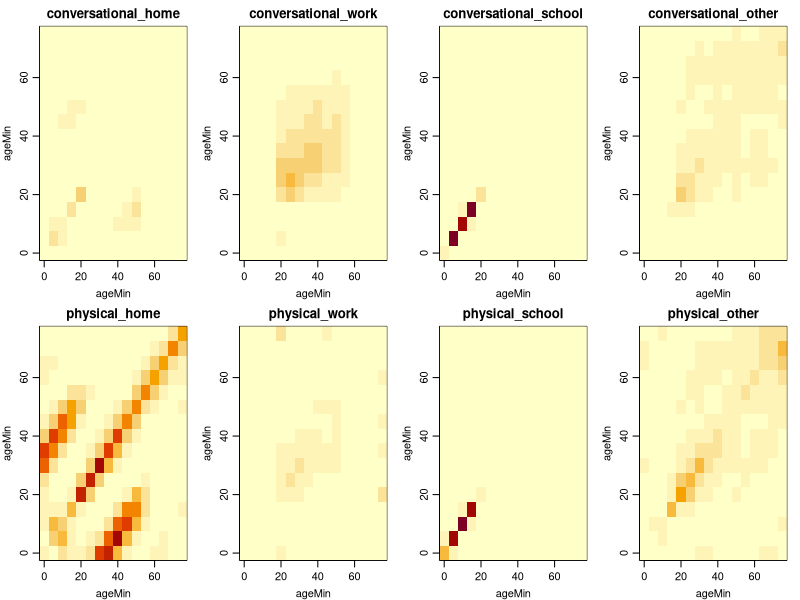

Generate this figure with R:
## Gruppering og konvertering af kontaktrater
#setwd(<location of file>)
library(data.table)
# Population data is downloaded from: mortality.org To have comparable data for UK and DK
popDK <- fread("Pop_DK_2017.txt", skip=2)
popDK
popUK <- fread("Pop_UK_2017.txt", skip=2)


library(openxlsx)
# Credit for this data from the BBC Pandemic:
# https://doi.org/10.1101/2020.02.16.20023754
CTypes <- getSheetNames("BBC_matrices_reciprocal_filled.xlsx")[1:8]
tmp <- read.xlsx("BBC_matrices_reciprocal_filled.xlsx", rowNames = TRUE, sheet = CTypes[1])

listCT <- list()
for (type in CTypes){
  listCT[[type]] <- read.xlsx("BBC_matrices_reciprocal_filled.xlsx", rowNames = TRUE, sheet = type)
}

rn <- rownames(tmp)
lower.breaks <- as.numeric(sapply(strsplit(rn,"[-+]"), function(x)x[[1]]))
popDK[,Age:=as.numeric(substr(Age,1,3))]
popUK[,Age:=as.numeric(substr(Age,1,3))]

pop <- rbind(popDK[,Country:="DK"], popUK[,Country:="UK"])

pop[,AG1:=lower.breaks[rowSums(outer(Age, lower.breaks,">="))]]

popCont <- pop[,.(Total=sum(Total)), keyby=.(Country,AG1)][,Popu:=sum(Total),by=Country]
popCont[,AG1p:=Total/Popu]

propUK <- popCont[Country=="UK",AG1p]
propDK <- popCont[Country=="DK",AG1p]

######################### ##
merge.contacts <- function(groups, lower.breaks, prop, m, make.symmetric=TRUE){ 
  # Groups: liste med vektorer for hver ønsket gruppe
  # lower.breaks: Vektor med nedre ende af alle intervaller - det sidste er åbent til uendelig alder ;-)
  # prop: fordeling af population på aldersgrupper
  # m: antal kontakter per individ per dag (afsender i kolonner og modtager i rækker)
  # make.symmertric: Hvis TRUE laves T symmetrisk inden der grupperes og transformeres tilbage
  
  # Først omregnes til antal kontakter i original skala:
  cont <- as.matrix(m)*rep(prop, each=length(prop))
  if (make.symmetric)  
    cont <- (cont + t(cont))/2
  
  ## Nye gruppenavne  
  rn <- sapply(groups,function(x)lower.breaks[x[1]])  
  dimNames <- paste0(rn, "-",c(rn[-1]-1,""))
  
  ng <- length(groups)
  gc <- matrix(NA, ng, ng)
  gp <- numeric(ng)
  for (i in 1:ng){
    gp[i] <- sum(prop[groups[[i]]])
    for (j in 1:ng){
      gc[i,j] <- sum(cont[groups[[i]], groups[[j]]])
    }
  }
  mgc <- gc/rep(gp, each=length(gp))
  dimnames(mgc) <- list(dimNames, dimNames)
  names(gp) <- dimNames
  return(list(m=mgc, prop=gp)) # Kontakter og andel af population i hver gruppe
}


## Version 2 med vægte på polymod ####
# use polymod data for 0-4x5-0
polymod_all <- matrix(c(1.92, 0.65,0.95,6.64), nrow = 2, byrow = TRUE) *0.25   ## Ganget med 0.25 fordi PolyMod i 10-14 og 15-19 er på samme niveau som 5-9
polymod_phys <- matrix(c(1.49, 0.59, 0.74, 3.82), nrow = 2, byrow = TRUE) *0.25
polymod_con <-  polymod_all-polymod_phys

## Først samtaler: Der normeres, så 5-9 årige har samme antal samtaler som 10-19 årige
#ch
(ch <- merge.contacts(groups = list(1,2,3:4,5:6),lower.breaks = c(0,5,10,13,15,18), prop = propUK[1:6], m = listCT[[1]][1:6,1:6], make.symmetric = TRUE))
listCT[[1]][1:2,1:2] <- polymod_con/polymod_con[2,2]*mean(diag(ch$m)[3:4])
#cs
(cs <- merge.contacts(groups = list(1,2,3:4,5:6),lower.breaks = c(0,5,10,13,15,18), prop = propUK[1:6], m = listCT[[3]][1:6,1:6], make.symmetric = TRUE))
listCT[[3]][1:2,1:2] <- polymod_con/polymod_con[2,2]*mean(diag(cs$m)[3:4])

## Dernæst de fysisk kontakter
#ph
(ph <- merge.contacts(groups = list(1,2,3:4,5:6),lower.breaks = c(0,5,10,13,15,18), prop = propUK[1:6], m = listCT[[5]][1:6,1:6], make.symmetric = TRUE))
listCT[[5]][1:2,1:2] <- polymod_phys/polymod_phys[2,2]*mean(diag(ph$m)[3:4])
#ps
(ps <- merge.contacts(groups = list(1,2,3:4,5:6),lower.breaks = c(0,5,10,13,15,18), prop = propUK[1:6], m = listCT[[7]][1:6,1:6], make.symmetric = TRUE))
listCT[[7]][1:2,1:2] <- polymod_phys/polymod_phys[2,2]*mean(diag(ps$m)[3:4])



########################### ##
## Kigger på aldersmønstre i kontakttyper
# groups <- list(1,2, 3:4,5:6 ,7:9, 10:11, 12:13, 14:15, 16:17, 18:19) # Angiv grupper baseret på lower breaks
# Split hvert fem år
groups5yr <- list(1,2,3:4,5:6 ,7:8,9, 10,11, 12,13, 14,15, 16,17, 18,19) # Angiv grupper baseret på lower breaks

listTypes <- list()
for (i in names(listCT)){
  listTypes[[i]] <- merge.contacts(groups = groups5yr, lower.breaks = lower.breaks, prop = propDK, m = listCT[[i]] )
}
ageMin <- c((0:15)*5)

## Plot kontakt matricer ####
# outfolder <- "~/proj/Corona/kontaktrater/"
# png(file=paste0(outfolder,"BBC_kontaktmatricer_5yr_0.2conv.png"), width=2000, height=1000, pointsize = 30)
# ageMin <- (0:15)*5
par(mfrow=c(2,4), mar=c(3,3,2,1), mgp=c(2, 0.7,0))
zmax <- max(sapply(listTypes,function(x)max(x$m))*rep(c(0.2,1), each=4))
for (i in 1:length(listTypes)){
  image(ageMin,ageMin,listTypes[[i]]$m*ifelse(i<=4,0.2,1), main=names(listTypes)[i], zlim=c(0,zmax))
}
# dev.off()



## Plan: Skalere til symmetri og derefter reducere  og re-skalere ###

## Counts for all og samlet i fire ####
#cont <- as.matrix(m)*rep(prop, each=length(prop))
nAgeGr <- length(listTypes[[1]]$prop)
listCounts<- list()
for (i in names(listTypes)){
  listCounts[[i]] <- listTypes[[i]]$m*rep(listTypes[[i]]$prop, each=nAgeGr)
}

weightConversational <- 0.2
names(listCounts)
counts4<- list()
counts4$home <- listCounts$conversational_home * weightConversational + listCounts$physical_home
counts4$work <- listCounts$conversational_work * weightConversational + listCounts$physical_work
counts4$school <- listCounts$conversational_school * weightConversational + listCounts$physical_school
counts4$other <- listCounts$conversational_other * weightConversational + listCounts$physical_other
prop <- listTypes[[1]]$prop


############################## #
#### End of initializing ##

## Generate symmetric weight matrix based on diagonal. 
## Ensures that you can add so that when the diagonal is one then the rest is as well
##   it is done by adding contacts to and from a given age group to those that are younger (In Danish this could be labelled as "sildebensparket")
genWeight <- function(dw){
  n <- length(dw)
  if (n==1) return(dw)
  w <- diag(dw)
  for (i in 1:n){
    w[i,(1:i)] <- w[(1:i),i] <- dw[i]
  }
  return(w)
}

############################## #
## Structure for activities ####
# Further details can be found in the reports.
# All activites are handled in 5 year age groups

#Template: listAkt[[]] <- list(AktName = "", home = , work = ,school = , other=)
listAkt <- list()
arbStyrk <- 3348000 # Opdateret 16/5, var 5180000

################################## #
# Tiden fra d. 11/3 til 14/4:
listAkt[["ned"]] <- list(AktName = "Nedlukning d. 11/3", home = 0.45, work = genWeight( rep(c(0.45, 1), c(13,3)) ) ,
                         school = 0, other=genWeight( rep(c(0.2,0.1), c(14,2)) ) )

################################## #
## Tiltag i fase 1: fra d. 15/4 ####
# 5800 ansatte ud af 17000 er mødt fysisk på gym+EUD -- KILDE?
listAkt[["UngUdd.f1"]] <- list(AktName = "UngUdd til eksamen", 
                               home = 0, 
                               work = genWeight( rep(c(0,5800/arbStyrk,0),c(5,8,3)) ), # Kilde: BUVM
                               school = genWeight(rep(c(0,0.16,0.04,0),c(3, 1,9,3))) , # 80% af årgang
                               other=genWeight(rep(c(0,0.1,0),c(3, 1,12))))  

# FM forventer at 13500 går i arbejde. Kunder håndteres som 0.025 i other
listAkt[["LibErv"]] <- list( AktName = "Liberale erhverv", 
                             home = 0, 
                             work = genWeight( rep(c(13500/arbStyrk,0),c(13,3)) ), # Kilde: FM
                             school = 0, 
                             other = 0.025)

listAkt[["Praksis"]] <- list( AktName = "Praksis sektoren", 
                              home = 0,
                              work = genWeight( rep(c(33000*0.8/arbStyrk,0),c(13,3)) ), 
                              school = 0, 
                              other = 0.025)

# Domstole 5000 personer + 7900 på udvalgte videregående uddannelser jf UFM. (7900 tilføjet 2020-05-12)
listAkt[["Domstole"]] <- list(AktName = "Domstole og videregående udd.", 
                              home = 0, 
                              work = genWeight( rep(c((5000+7900)/arbStyrk,0),c(13,3)) ),
                              school = 0, 
                              other=0)

listAkt[["PrivArb.f1"]] <- list(AktName = "Privat arbejdsmarked efter påske", 
                                home =0 ,
                                work = genWeight( rep(c(0.12,0),c(13,3)) ) ,  # Trafik Google 60% i arbejde OK med +0.15 Kilde: FM
                                school = 0, 
                                other=0)

# Alle børn til og med 11 år. +0.05 i other for 10-14-årige
# 71341 lærer på arbejde (ud af 102502) 
# Antager, at det giver +0.05 home kontakter
listAkt[["DagInstSkole.f1"]] <- list(AktName = "Daginstitutioner og skole 0.-5. kl.", 
                                     home = 0.05, 
                                     work = genWeight( rep(c(0,71341/arbStyrk,0),c(5,8,3)) ),
                                     school =  genWeight(c(1,1,0.4,0,rep(0.6,9),0,0,0)), 
                                     other=genWeight(rep(c(0,0.05,0),c(2,1,13))))

################################## #
## Tiltag, som undersøges i fase 2 ####
# Normalt 450000 nu 150000 kunder per dag.
# 60000 (Kilde: FM)
listAkt[["Detail"]] <- list(AktName = "Detailhandel: Storcentre og stormagasiner", 
                            home = 0, 
                            work = genWeight( rep(c(60000/arbStyrk,0),c(13,3)) ),
                            school =0 , 
                            other= 0.05)

# Professionel idræt (3000), biblioteker (kun lån) (BIB7: 3500 ansatte på folkebiblioteker), offentlig sektor AT mf 5000 ÅV i alt
# Zoo 2000 ansatte og 4500000 årlige besøgene ~ 3 timer per dansker per år ~ 0.5 min/dag = 0.002 i other (Dette blev brugt d. 6/5, men i genberegningen var det kun kørende)
# Opdateret 2020-05-12 til kun adgang med biler så 340 ansatte (KM) og ingen i other:
listAkt[["Anden.f2"]] <- list(AktName = "Prof idræt + biblioteker + 5000 offentligt ansatte",
                              home = 0, 
                              work = genWeight( rep(c((3000+3500+5000+340)/arbStyrk,0),c(13,3)) ) ,
                              school = 0, 
                              other=0)
# Skoler
# 9.-10. er ca 1,5 årgang, hvoraf 0,5 årgang er på efterskole
#  lærer på arbejde, må være resten: 102502-71341 = 31161
# Home + 0.05
listAkt[["6.-10.kl"]] <- list(AktName = "6.-10. klasse samt klubtilbud", 
                              home = 0.05, 
                              work = genWeight( rep(c(0,31161/arbStyrk,0),c(5,8,3)) ), # OBS
                              school = genWeight(c(0,0,0.6,0.2,rep(0.212,9),0,0,0)), 
                              other= genWeight(rep(c(0,0.1,0.03,0), c(2,1,1,12))) )
# 1/4 af lærerne ift 6.-10. klasse
listAkt[["9.-10.kl"]] <- list(AktName = "9.-10. klasse samt klubtilbud", 
                              home = 0.05, 
                              work = genWeight( rep(c(0,31161/4/arbStyrk,0),c(5,8,3)) ), 
                              school = genWeight(c(0,0,0,0.2,rep(0.05,9),0,0,0)), 
                              other=genWeight(rep(c(0,0.03,0), c(3,1,12))) )

listAkt[["Efterskoler"]] <- list(AktName = "Efterskoler - skoledel", 
                                 home = 0, 
                                 work = genWeight(rep(c(5000/arbStyrk,0),c(13,3))),
                                 school = genWeight(c(0,0,0,0.1,rep(0.028,9),0,0,0)), 
                                 other=genWeight(rep(c(0,0.03,0), c(3,1,12))) )

# Restaurant og cafe
# Ref. HORESTA publikation "danskernes udespisevaner i 2019"
c(109, 136, 101, 98, 62,33)* (c(0.27, 0.26, 0.26, 0.31, 0.4, 0.55)+0.1)  # Antal * <andel cafe+restaurant> for [12-19, 20-29, 30-39, 40-49, 50-64, 65-]
# UPDATE 20200512: +0.1 svarer til værtshuse + cocktailbarer + lidt fastfood.
tmp <- c(10, 20, 30, 40,  49, 49, 36,36, 40,40, 31,31,31 , 21,21,21) # Antaget for de unge, som ikke fremgår af publikation fra HORESTA.
# Gennemsnit 1/2 besøg per uge ~ 30min per uge ~ 5min per dag svarende til 2% af tiden i 'other' *2 pga højere antal kontakter/tid
tmp2 <- tmp/mean(tmp)*0.04*0.7  #0.7 pga 70% aktivitet
# Ved ~70% aktivitet
# 40.000 forventes at gå i arbejde Kilde:EM
listAkt[["RestCafe"]] <- list(AktName = "Restauranter og caféer", 
                              home = 0, 
                              work = genWeight( rep(c(0,40000/arbStyrk,0),c(3,10,3)) ),
                              school = 0, 
                              other=genWeight(tmp2))
## Udeservering er 10% af fuld omsætning (Kilde: FM)
listAkt[["RestCafeUde"]] <- list(AktName = "Restauranter og caféer - udeservering", 
                                 home = 0, 
                                 work = genWeight( rep(c(0,40000/7/arbStyrk,0),c(3,10,3)) ),
                                 school = 0, 
                                 other=genWeight(tmp2/7))

## For det private arbejdsmarked Kilde: FM 
# 2020-05-17: Justeret til 0.05 Kilde: FM 
listAkt[["PrivArb.f2"]] <- list(AktName = "Privat arbejdesmarked efter anden åbning", 
                                home =0 , 
                                work = genWeight( rep(c(0.05,0),c(13,3)) ),
                                school = 0, 
                                other=0)

listAkt[["divUdd"]] <- list(AktName = "STU + EUD + FGU + skolehjem", 
                            home = 0, 
                            work = 0,
                            school = genWeight(rep(c(0,0.15,0.04,0),c(3, 1,9,3))),  
                            other=genWeight(rep(c(0,0.1,0),c(3, 1,12))))

listAkt[["fysEksam"]] <- list(AktName = "Videregående udd med fysisk eksamen", 
                              home = 0, 
                              work = genWeight( rep(c(0,13400/765000,0),c(4,2,10)) ),  #765000 personer i 20-29-årige
                              school = 0,
                            other=0)

# 650.000 personer som begynder udendørsaktiviteter. Vi antager 15 min per dag svarende til 5% af 'other'
listAkt[["Idræt"]] <- list(AktName = "Idræt - udendørs", home = 0, work = 0,school = 0, other = 0.05)

listAkt[["home.225"]] <- list(AktName = "Home + 22.5%", home = 0.225, work =0 ,school = 0, other=0)
listAkt[["home.25"]] <- list(AktName = "Home + 25%", home = 0.25, work =0 ,school = 0, other=0)
listAkt[["home.275"]] <- list(AktName = "Home + 27.5%", home = 0.275, work =0 ,school = 0, other=0)


###################################### #
## Fase 3 ####
# Se notat på SSIs hjemmeside for dokumentation, hvor der ikke er nævnt detaljer
# Sommeraktiviter håndteres for sig selv
# 35.8 mio besøgende per år ~ 3min i gennemsnit per dag ~ 0.01 i other, men da biograf, teater og zoo har højere tæthed benyttes 0.02
listAkt[["Kultur"]] <- list(AktName = "Museer, teater, biograf, film og TV, zoo", 
                            home = 0, 
                            work = genWeight( rep(c(0,(6660+6400+2000+2500+960)/arbStyrk,0),c(3,10,3)) ),
                            school = 0, 
                            other = 0.02)

listAkt[["OffSag"]] <- list(AktName = "Offentlig sektor med sagspukler", 
                            home = 0, 
                            work = genWeight( rep(c(0,(33000)/arbStyrk,0),c(3,10,3)) ), # Kilde: FM
                            school = 0, 
                            other = 0) # Ca 90.000 borgere til møder, men gennemsnitligt tidsforbrug er meget lavt

listAkt[["OffForsk"]] <- list(AktName = "Offentlig forskning som kræver tilstædeværelse", 
                              home = 0, 
                              work = genWeight( rep(c(0,(14500+300)/arbStyrk,0),c(3,10,3)) ), # Kilde: UFM+KEFM+KUM+VIVE
                              school = 0, 
                              other = 0)

listAkt[["VoksUdd"]] <- list(AktName = "Voksenuddannelse for ledige", 
                    home = 0, 
                    work = genWeight( rep(c(0,(21800+1500+3720+117)/arbStyrk,0),c(3,10,3)) ),
                    school = 0, 
                    other = 0)

listAkt[["Hojskoler"]] <- list(AktName = "Højskoler mv", 
                    home = 0, 
                    work = genWeight( rep(c(0,(1500)/arbStyrk,0),c(3,10,3)) ) + genWeight( rep(c(0,(5000)/765000,0),c(4,2,10)) )+
                      + genWeight( rep(c(0,(1000)/640000,0),c(13,2,1)) ), # ansatte + unge på lange + ældre(65-75-årige) på korte
                    school = 0, 
                    other = 0.005) 

# Svarer til 1,37 min per danske per dag ~ 0.005 i 'other' med anslået firdobbelt risiko per tid: 0.02
listAkt[["IndIdræt"]] <- list(AktName = "Indendørs idræt og foreningsliv", 
                    home = 0, 
                    work = genWeight( rep(c(0,(2000+7000+3500)/arbStyrk,0),c(3,10,3)) ),
                    school = 0, 
                    other = 0.02)

################################# #
## Fase 3+: Udvidet 3. fase ####

listAkt[["DRTV2"]] <- list(AktName = "DR og TV2 åbnes fuldt", 
                    home = 0, 
                    work = genWeight( rep(c(0,(4695)/arbStyrk,0),c(3,10,3)) ),
                    school = 0, 
                    other = 0)

listAkt[["OffAnsat.f3+"]] <- list(AktName = "Offentlige ansatte i fase 3+", 
                    home = 0.05, # Normalisering af samfundet
                    work = genWeight( rep(c(0,(190000)/arbStyrk,0),c(3,10,3)) ), # Kilde: FM 
                    school = 0 , 
                    other = 0.05) # Kombination af 5% mere i arbejde, som giver transport og borgerkontakt

################################# #
## Fase 4:  ####

listAkt[["AllUdd"]] <- list(AktName = "Alle øvrige uddannelser inkl 1.g og 2.g", 
                    home = 0.1, 
                    work = genWeight( rep(c(0,(320000)/arbStyrk,0),c(3,10,3)) ),
                    school = genWeight(rep(c(0,0.39,0.08,0),c(3, 1,9,3))),  #OBS anslået to årgange 15-19-årige
                    other = 0.1)

# Kilde: Dansk Svømmebadsteknisk Forening. 
# Hver dansker bruger 4min/dag ~ 0.015 pp i other. Der anslås firdobbelt risiko, så 0.06
listAkt[["Fitness"]] <- list(AktName = "Fitness + svømmebade + legeland", 
                    home = 0, 
                    work = genWeight( rep(c(0,(1900)/arbStyrk,0),c(3,10,3)) ),
                    school = 0, 
                    other = 0.06)



funSumAkt <- function(included, activityList, faWork){
  # included: activities to include (names of elements in activityList)
  # activityList: list of activities. Must include elements named 'home', 'work', 'school' and 'other'
  # faWork: Physical distance factor at work. 'work' gives how many are at work and faWork defines how effective control measures at work are.
  if(any(!included %in% names(activityList))){
    warning(paste(included[!included %in% names(activityList)],"not in activityList"))
  }
  relCont <- list(home =0 , work =0 ,school =0 , other=0)
  for (akt in included){
    for (nm in names(relCont)){
      fysAfstandFaktor <- ifelse(nm=="work", faWork, 1)
      relCont[[nm]] <- relCont[[nm]] + activityList[[akt]][[nm]] * fysAfstandFaktor
    }
  }
  relCont[["activities"]] <- included
  return(relCont)
}

dummy <- c("ned", "LibErv")
funSumAkt(dummy, listAkt, faWork = 0.45)

names(listAkt)
scenarier <- list(basis=list(1,1,1,1,"Basis"))
scenarier[["ned"]] <- funSumAkt("ned", listAkt, faWork=0.45)
sc.fase1 <- c("ned","UngUdd.f1", "LibErv","Praksis", "Domstole", "PrivArb.f1", "DagInstSkole.f1")
scenarier[["fase1"]] <- funSumAkt(sc.fase1, listAkt, faWork=0.45)
# The following lines relates to the report on May 6th 2020
# scenarier[["fase2.01"]] <- funSumAkt(c(sc.fase1, "Detail", "Anden.f2"), listAkt, faWork=0.5)
# scenarier[["fase2.02"]] <- funSumAkt(c(sc.fase1, "Detail", "Anden.f2", "6.-10.kl"), listAkt, faWork=0.5)
# scenarier[["fase2.03"]] <- funSumAkt(c(sc.fase1, "Detail", "Anden.f2", "6.-10.kl", "Efterskoler"), listAkt, faWork=0.5)
# scenarier[["fase2.04"]] <- funSumAkt(c(sc.fase1, "Detail", "Anden.f2", "6.-10.kl", "RestCafeUde"), listAkt, faWork=0.5)
# scenarier[["fase2.05"]] <- funSumAkt(c(sc.fase1, "Detail", "Anden.f2", "6.-10.kl", "RestCafe"), listAkt, faWork=0.5)
# scenarier[["fase2.06"]] <- funSumAkt(c(sc.fase1, "Detail", "Anden.f2", "6.-10.kl", "PrivArb.f2"), listAkt, faWork=0.55)
# scenarier[["fase2.07"]] <- funSumAkt(c(sc.fase1, "Detail", "Anden.f2", "6.-10.kl", "Efterskoler", "RestCafeUde","PrivArb.f2"), listAkt, faWork=0.55)
# scenarier[["fase2.08"]] <- funSumAkt(c(sc.fase1, "Detail", "Anden.f2", "6.-10.kl", "Efterskoler", "RestCafe","PrivArb.f2"), listAkt, faWork=0.55)
# ## 9.-10. kl i stedet for 6.10. kl.
# scenarier[["fase2.09"]] <- funSumAkt(c(sc.fase1, "Detail", "Anden.f2", "9.-10.kl"), listAkt, faWork=0.45)
# scenarier[["fase2.10"]] <- funSumAkt(c(sc.fase1, "Detail", "Anden.f2", "9.-10.kl", "Efterskoler", "RestCafeUde","PrivArb.f2"), listAkt, faWork=0.55)
# scenarier[["fase2.11"]] <- funSumAkt(c(sc.fase1, "Detail", "Anden.f2", "9.-10.kl", "Efterskoler", "RestCafe","PrivArb.f2"), listAkt, faWork=0.55)

## Følsomheds scenarier
#"fase2.01" og "fase2.08" home skal 1/2 og 1/1 til 100%
## Først: Hvad har vi egentlig:
# sapply(scenarier, function(x)sapply(x[1:4],max))
# ## Skal bruge home+0.225
# scenarier[["fase2.01f50"]] <- funSumAkt(c(sc.fase1, "Detail", "Anden.f2", "home.25"), listAkt, faWork=0.5+0.25)
# scenarier[["fase2.01f100"]] <- funSumAkt(c(sc.fase1, "Detail", "Anden.f2", "home.25", "home.25"), listAkt, faWork=1)
# 
# scenarier[["fase2.08f50"]] <- funSumAkt(c(sc.fase1, "Detail", "Anden.f2", "6.-10.kl", "Efterskoler", "RestCafe","PrivArb.f2","home.225"), listAkt, faWork=0.55+.225)
# scenarier[["fase2.08f100"]] <- funSumAkt(c(sc.fase1, "Detail", "Anden.f2", "6.-10.kl", "Efterskoler", "RestCafe","PrivArb.f2","home.225","home.225"), listAkt, faWork=1)
# 
# scenarier[["fase1f50"]] <- funSumAkt(c(sc.fase1, "home.275"), listAkt, faWork=0.45)

## Hvad blev vedtaget
sc.fase2 <- c(sc.fase1, "Detail", "Anden.f2", "6.-10.kl", "Efterskoler", "RestCafe","PrivArb.f2", "divUdd","Idræt","fysEksam")
scenarier[["fase2"]] <- funSumAkt(sc.fase2, listAkt, faWork=0.55)
#scenarier[["fase2.1.1f50"]] <- funSumAkt(c(sc.fase2,"home.225"), listAkt, faWork=0.55)
#scenarier[["fase2.1.1f100"]] <- funSumAkt(c(sc.fase2,"home.225","home.225"), listAkt, faWork=0.55)
add.fase3 <- c("Kultur", "OffSag", "OffForsk", "VoksUdd", "Hojskoler", "IndIdræt")
scenarier[["fase3"]] <- funSumAkt(c(sc.fase2, add.fase3 ), listAkt, faWork=0.60) # + 0.05 faWork

add.fase3p <- c("DRTV2", "OffAnsat.f3+")
scenarier[["fase3+"]] <- funSumAkt(c(sc.fase2, add.fase3, add.fase3p ), listAkt, faWork=0.65) # + 0.05 faWork

add.fase4 <- c("AllUdd", "Fitness" )
scenarier[["fase4"]] <- funSumAkt(c(sc.fase2, add.fase3, add.fase3p, add.fase4 ), listAkt, faWork=0.65) # + 0.05 faWork

# Følsomhedsscenarier
tmp <- lapply(scenarier[["fase4"]][1:4],function(xx)diag(as.matrix(xx)))
full <- lapply(tmp, function(x)1-x)
half <- lapply(tmp, function(x)(1-x)*0.5)

addScenarios <- function(x,y){
  # x is a scenario
  # y are diagonal elements (vectors) to be added
  z <- x
  for (i in 1:4){
    z[[i]] <- z[[i]] + genWeight( y[[i]])
  }
  return(z)
}

scenarier[["fase2f100"]] <- addScenarios( scenarier[["fase2"]], full)
scenarier[["fase2f50"]] <- addScenarios( scenarier[["fase2"]], half)
scenarier[["fase3f100"]] <- addScenarios( scenarier[["fase3"]], full)
scenarier[["fase3f50"]] <- addScenarios( scenarier[["fase3"]], half)
scenarier[["fase3+f100"]] <- addScenarios( scenarier[["fase3+"]], full)
scenarier[["fase3+f50"]] <- addScenarios( scenarier[["fase3+"]], half)
scenarier[["fase4f100"]] <- addScenarios( scenarier[["fase4"]], full)
scenarier[["fase4f50"]] <- addScenarios( scenarier[["fase4"]], half)

makeSummer <- function(x, wSchool=0.5, wWork=0.75){
  # x is a scenario
  # wSchool, wWork weights for those two
    z <- x
    z$school <- z$school * wSchool
    z$work <- z$work * wWork
}

scenarier[["fase2S"]] <- makeSummer(scenarier[["fase2"]])
scenarier[["fase2f100S"]] <- makeSummer(scenarier[["fase2f100"]])
scenarier[["fase2f50S"]] <- makeSummer(scenarier[["fase2f50"]])

scenarier[["fase3S"]] <- makeSummer(scenarier[["fase3"]])
scenarier[["fase3f100S"]] <- makeSummer(scenarier[["fase3f100"]])
scenarier[["fase3f50S"]] <- makeSummer(scenarier[["fase3f50"]])

scenarier[["fase3+S"]] <- makeSummer(scenarier[["fase3+"]])
scenarier[["fase3+f100S"]] <- makeSummer(scenarier[["fase3+f100"]])
scenarier[["fase3+f50S"]] <- makeSummer(scenarier[["fase3+f50"]])

scenarier[["fase4S"]] <- makeSummer(scenarier[["fase4"]])
scenarier[["fase4f100S"]] <- makeSummer(scenarier[["fase4f100"]])
scenarier[["fase4f50S"]] <- makeSummer(scenarier[["fase4f50"]])




## Først: Hvad har vi egentlig:
sapply(scenarier, function(x)sapply(x[1:4],max))

lapply(scenarier, function(x)sapply(x[1:4],function(xx)round(diag(as.matrix(xx)),3)))

## Eigenvalues
max.eigen.4w <- function(vaekt=rep(1,4), listW, prop){
  m2 <- counts4[[1]]*listW[[1]]/rep(prop,each=length(prop))*vaekt[1]
  for (i in 2:4){
    m2 <- m2 + counts4[[i]]*listW[[i]]/rep(prop,each=length(prop)) * vaekt[i]
  }
  
  return(list(me = eigen(m2)$values, eig=eigen(m2)$vec))
}


## Eigenvalues
(tmp <- max.eigen.4w(vaekt = rep(1, each=4), listW = scenarier[["fase4"]],prop=prop)$eig[,1])

full <-max.eigen.4w(vaekt = rep(1, each=4), listW = list(1,1,1,1),prop=prop)$me[1]

(max.eigen.4w(vaekt = rep(1, each=4), listW = scenarier[["ned"]],prop=prop)$me[1]/full*3.3)

## Beregning af R0 for alle scenarier:
sapply(scenarier, function(x){max.eigen.4w(vaekt = rep(1, each=4), listW = x,prop=prop)$me[1]/full*3.3})



######################### ####
merge.counts2contacts <- function(groups, lower.breaks, prop, cont, make.symmetric=TRUE){ 
  # Groups: liste med vektorer for hver ønsket gruppe
  # lower.breaks: Vektor med nedre ende af alle intervaller - det sidste er åbent til uendelig alder ;-)
  # prop: fordeling af population på aldersgrupper
  # cont: antal kontakter (evt skaleret) mellem aldersgrupper antages at være symmetrisk (afsender i kolonner og modtager i rækker)
  # make.symmertric: Skal T laves symmetrisk inden der grupperes og transformeres tilbage?
  
  ## Nye gruppenavne  
  rn <- sapply(groups,function(x)lower.breaks[x[1]])  
  dimNames <- paste0(rn, "-",c(rn[-1]-1,""))
  
  ng <- length(groups)
  gc <- matrix(NA, ng, ng)
  gp <- numeric(ng)
  for (i in 1:ng){
    gp[i] <- sum(prop[groups[[i]]])
    for (j in 1:ng){
      gc[i,j] <- sum(cont[groups[[i]], groups[[j]]])
    }
  }
  mgc <- gc/rep(gp, each=length(gp))
  dimnames(mgc) <- list(dimNames, dimNames)
  names(gp) <- dimNames
  return(list(m=mgc, prop=gp)) # Kontakter og andel af population i hver gruppe
}


groupsKG <- list(1:12 , 13:16) # Angiv grupper baseret på lower breaks

listEffCont <- list()
for(red in names(scenarier)){
  EffCont <- matrix(0, nrow=length(groupsKG), ncol=length(groupsKG))
  for (i in 1:4){
    tmp <- merge.counts2contacts(groups = groupsKG, lower.breaks = ageMin, prop = prop, cont = counts4[[i]]*scenarier[[red]][[i]] )
    EffCont <- EffCont + tmp$m
  }
  listEffCont[[red]] <- EffCont / tmp$prop*0.15*0.8
}
## Faktor er justeret til samme egenværdi som tidligere svarende til 20% vækst per dag
beta <- listEffCont

save(beta, scenarier, file="beta_til_Kaare_20200517.RData")

